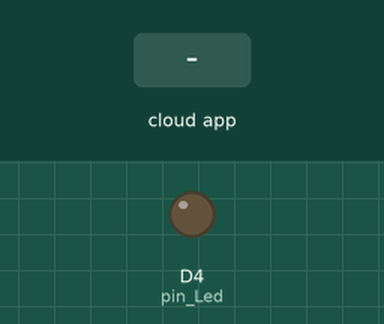
This sketch was run on a simulated ESP8266 (NodeMCU). Shown: output pins drawn as LEDs (lit = HIGH). Inputs (shaded band) come from the test bench. WiFi joins after 1.5 s; servers stay silent unless stated; the Firebase database answers and starts empty; what the sketch prints to the serial monitor is not drawn.

Above: at 2.7 s.
2.8 s: the phone or cloud app sets LED to 1
At 3.5 s:
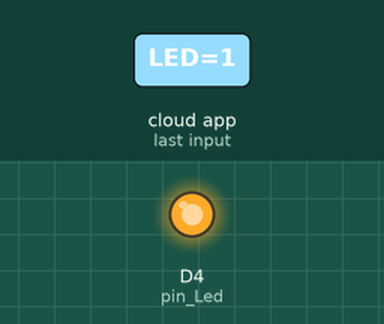
4.3 s: the phone or cloud app sets LED to 0
At 6.4 s:
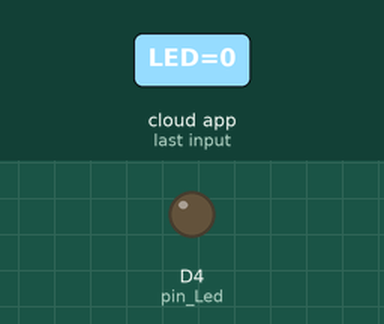
Timing chart, 0 to 7.9 s (numbered marks = the images above; inputs shaded):
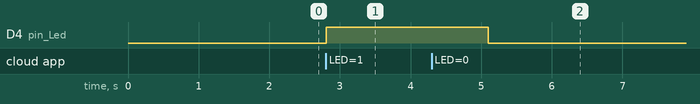

Measured:
- after the input at 2.8 s, D4 (pin_Led): LOW → HIGH at once
- after the input at 4.3 s, D4 (pin_Led): HIGH → LOW after 0.80 s

The sketch:

Get.ino
```cpp
#include <ESP8266WiFi.h>
#include <FirebaseArduino.h>

// Config Firebase
#define FIREBASE_HOST "nodemcu-dfc8e.firebaseio.com"
#define FIREBASE_AUTH "sEcvkstjpTArjiq1rHaZly5iYHUfcL9Ym2FcqBMP"

// Config connect WiFi
#define WIFI_SSID "Tenda_3EF910"
#define WIFI_PASSWORD "gift4321"

int pin_Led = D4;
void setup() {
  pinMode(pin_Led, OUTPUT);
  Serial.begin(9600);
  WiFi.mode(WIFI_STA);
  // connect to wifi.
  WiFi.begin(WIFI_SSID, WIFI_PASSWORD);
  Serial.print("connecting");
  while (WiFi.status() != WL_CONNECTED) {
    Serial.print(".");
    delay(500);
  }
  Serial.println();
  Serial.print("connected: ");
  Serial.println(WiFi.localIP());
  Firebase.begin(FIREBASE_HOST, FIREBASE_AUTH);
}

void loop() {
  //Firebase.getInt("/a/b/c/a", 999);
  int ledValue = Firebase.getInt("/LED");
  if (Firebase.failed()) {
    Serial.println(Firebase.error());
    return;
  } else {
    Serial.print("LED = ");
    Serial.println(ledValue);
    digitalWrite(pin_Led, ledValue);
  }
  delay(1000);
}
```
